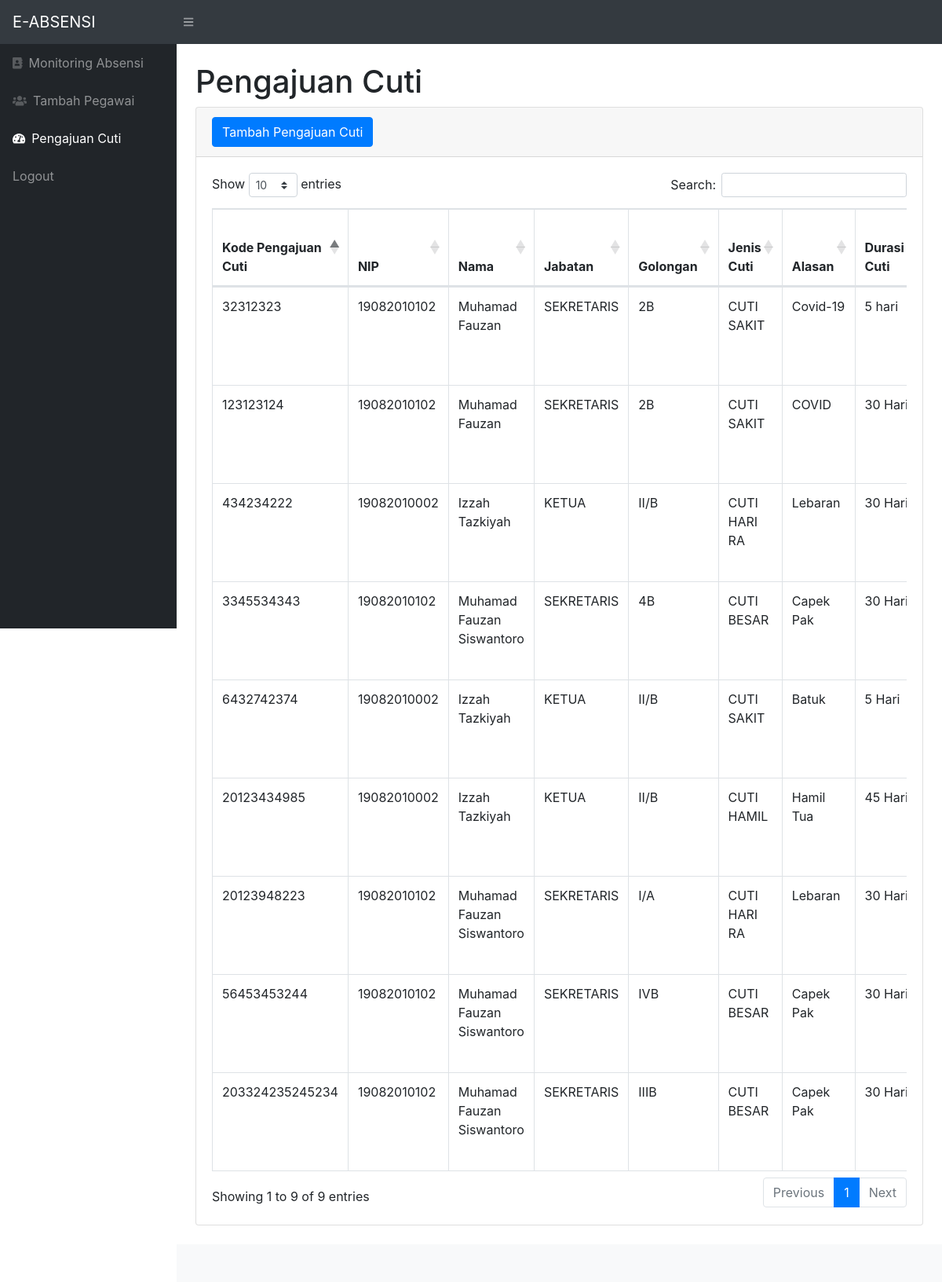
The app's page /PengajuanCuti.php (signed in) with its own data.
### tables this page shows
CREATE TABLE `tbl_pengajuancuti` (
  `KodePengajuanCuti` varchar(16) NOT NULL,
  `NIP` varchar(16) NOT NULL,
  `Nama` varchar(30) NOT NULL,
  `Jabatan` varchar(16) NOT NULL,
  `Golongan` varchar(12) NOT NULL,
  `JenisCuti` varchar(12) NOT NULL,
  `AlasanCuti` varchar(150) NOT NULL,
  `DurasiCuti` varchar(12) NOT NULL,
  `TanggalMulaiCuti` date NOT NULL,
  `TanggalCutiSelesai` date NOT NULL,
  `AlamatKetikaCuti` varchar(150) NOT NULL,
  `Status` varchar(50) NOT NULL
);

### PengajuanCuti.php (the view, shortened to what this page needs)
<?php
require 'function.php';
?>
<!DOCTYPE html>
<html lang="en">
    <head>
        <link href="css/styles.css" rel="stylesheet" />
        <link href="https://cdn.datatables.net/1.10.20/css/dataTables.bootstrap4.min.css" rel="stylesheet" />
    </head>
    <body class="sb-nav-fixed">
        <nav class="sb-topnav navbar navbar-expand navbar-dark bg-dark">
            <a class="navbar-brand" href="index.php">E-ABSENSI</a>
            <button class="btn btn-link btn-sm order-1 order-lg-0" id="sidebarToggle" href="#"><i class="fas fa-bars"></i></button>
        </nav>
        <div id="layoutSidenav">
            <div id="layoutSidenav_nav">
                <nav class="sb-sidenav accordion sb-sidenav-dark" id="sidenavAccordion">
                    <div class="sb-sidenav-menu">
                        <div class="nav">
                            <a class="nav-link" href="index.php">
                                <div class="sb-nav-link-icon"><i class="fas fa-address-book"></i></div>
                                Monitoring Absensi
                            </a>
                            <a class="nav-link" href="TambahPegawai.php">
                                <div class="sb-nav-link-icon"><i class="fas fa-users"></i></div>
                                Tambah Pegawai
                            </a>
                            <a class="nav-link" href="PengajuanCuti.php">
                                <div class="sb-nav-link-icon"><i class="fas fa-tachometer-alt"></i></div>
                                Pengajuan Cuti
                            </a>
                             <a class="nav-link" href="logout.php">
                                Logout
                            </a>
                    </div>
                </nav>
            </div>
            <div id="layoutSidenav_content">
                <main>
                    <div class="container-fluid">
                        <h1 class="mt-4">Pengajuan Cuti</h1>
                       <div class="card mb-4">
                            <div class="card-header">
                          <button type="button" class="btn btn-primary" data-toggle="modal" data-target="#myModal">
                            Tambah Pengajuan Cuti
                          </button>
                            </div>
                            <div class="card-body">
                                <div class="table-responsive">
                                    <table class="table table-bordered" id="dataTable" width="100%" cellspacing="0">
                                        <thead>
                                            <tr>
                                                <th>Kode Pengajuan Cuti</th>
                                                <th>NIP</th>
                                                <th>Nama</th>
                                                <th>Jabatan</th>
                                                <th>Golongan</th>
                                                <th>Jenis Cuti</th>
                                                <th>Alasan</th>
                                                <th>Durasi Cuti</th>
                                            </tr>
                                        </thead>
                                        <tbody>
                                            <?php
                                            $ambilsemuadatacuti = mysqli_query($conn,"select * from tbl_pengajuancuti");
                                            while($data=mysqli_fetch_array($ambilsemuadatacuti)){
                                                $kodecuti = $data['KodePengajuanCuti'];
                                                $nip = $data['NIP'];
                                               $namapegawai = $data['Nama'];
                                               $jabatan = $data['Jabatan'];
                                                $golongan = $data['Golongan'];
                                                $jeniscuti = $data['JenisCuti'];
                                               $alasan = $data['AlasanCuti'];
                                               $durasi = $data['DurasiCuti'];
                                            ?>
                                            <tr>
                                                <td><?=$kodecuti;?></td>
                                                <td><?=$nip;?></td>
                                                <td><?=$namapegawai;?></td>
                                                <td><?=$jabatan;?></td>
                                                <td><?=$golongan;?></td>
                                                <td><?=$jeniscuti;?></td>
                                                <td><?=$alasan;?></td>
                                                <td><?=$durasi;?></td>
                                            </tr>
                                            <?php
                                            };
                                            ?>
                                        </tbody>
                                    </table>
                                </div>
                            </div>
                        </div>
                    </div>
                </main>
                <footer class="py-4 bg-light mt-auto">
                </footer>
            </div>
        </div>
    </body>
</html>

### records on screen
tbl_pengajuancuti: KodePengajuanCuti "123123124", NIP "19082010102", Nama "Muhamad Fauzan", Jabatan "SEKRETARIS", Golongan "2B", JenisCuti "CUTI SAKIT", AlasanCuti "COVID", DurasiCuti "30…"
tbl_pengajuancuti: KodePengajuanCuti "20123434985", NIP "19082010002", Nama "Izzah Tazkiyah", Jabatan "KETUA", Golongan "II/B", JenisCuti "CUTI HAMIL", AlasanCuti "Hamil Tua", DurasiCuti "45…"
tbl_pengajuancuti: KodePengajuanCuti "20123948223", NIP "19082010102", Nama "Muhamad Fauzan Siswantoro", Jabatan "SEKRETARIS", Golongan "I/A", JenisCuti "CUTI HARI RA", AlasanCuti "Lebaran", DurasiCuti "30…"
tbl_pengajuancuti: KodePengajuanCuti "203324235245234", NIP "19082010102", Nama "Muhamad Fauzan Siswantoro", Jabatan "SEKRETARIS", Golongan "IIIB", JenisCuti "CUTI BESAR", AlasanCuti "Capek Pak", DurasiCuti "30…"
tbl_pengajuancuti: KodePengajuanCuti "32312323", NIP "19082010102", Nama "Muhamad Fauzan", Jabatan "SEKRETARIS", Golongan "2B", JenisCuti "CUTI SAKIT", AlasanCuti "Covid-19", DurasiCuti "5 hari"
tbl_pengajuancuti: KodePengajuanCuti "3345534343", NIP "19082010102", Nama "Muhamad Fauzan Siswantoro", Jabatan "SEKRETARIS", Golongan "4B", JenisCuti "CUTI BESAR", AlasanCuti "Capek Pak", DurasiCuti "30…"
tbl_pengajuancuti: KodePengajuanCuti "434234222", NIP "19082010002", Nama "Izzah Tazkiyah", Jabatan "KETUA", Golongan "II/B", JenisCuti "CUTI HARI RA", AlasanCuti "Lebaran", DurasiCuti "30…"
tbl_pengajuancuti: KodePengajuanCuti "56453453244", NIP "19082010102", Nama "Muhamad Fauzan Siswantoro", Jabatan "SEKRETARIS", Golongan "IVB", JenisCuti "CUTI BESAR", AlasanCuti "Capek Pak", DurasiCuti "30…"
tbl_pengajuancuti: KodePengajuanCuti "6432742374", NIP "19082010002", Nama "Izzah Tazkiyah", Jabatan "KETUA", Golongan "II/B", JenisCuti "CUTI SAKIT", AlasanCuti "Batuk", DurasiCuti "5 Hari"
